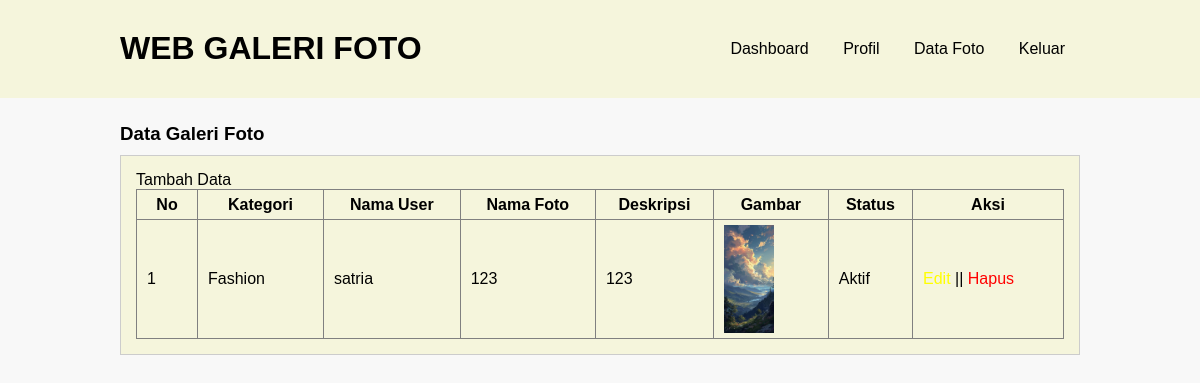
The page /data-image.php (signed in) on the database its author committed.
### tables this page shows
CREATE TABLE `tb_image` (
  `image_id` int(11) NOT NULL,
  `category_id` int(11) NOT NULL,
  `category_name` varchar(100) NOT NULL,
  `admin_id` int(11) NOT NULL,
  `admin_name` varchar(100) NOT NULL,
  `image_name` varchar(100) NOT NULL,
  `image_description` text NOT NULL,
  `image` varchar(100) NOT NULL,
  `image_status` tinyint(1) NOT NULL,
  `date_created` timestamp NOT NULL DEFAULT CURRENT_TIMESTAMP ON UPDATE CURRENT_TIMESTAMP
);

### data-image.php (the view, shortened to what this page needs)
<?php
	include 'db.php';
?>
<!DOCTYPE html PUBLIC "-//W3C//DTD XHTML 1.0 Transitional//EN" "http://www.w3.org/TR/xhtml1/DTD/xhtml1-transitional.dtd">
<html xmlns="http://www.w3.org/1999/xhtml">
<head>
<link rel="stylesheet" type="text/css" href="css/style.css">
</head>
<body>
    <header>
        <div class="container">
        <h1><a href="dashboard.php">WEB GALERI FOTO</a></h1>
        <ul>
           <li><a href="dashboard.php">Dashboard</a></li>
           <li><a href="profil.php">Profil</a></li>
           <li><a href="data-image.php">Data Foto</a></li>
           <li><a href="Keluar.php">Keluar</a></li>
        </ul>
        </div>
    </header>
    <div class="section">
        <div class="container">
            <h3>Data Galeri Foto</h3>
            <div class="box">
                <p><a href="tambah-image.php">Tambah Data</a></p>
                <table border="1" cellspacing="0" class="table">
                    <thead>
                        <tr>
                           <th width="60px">No</th>
                           <th>Kategori</th>
                           <th>Nama User</th>
                           <th>Nama Foto</th>
                           <th>Deskripsi</th>
                           <th>Gambar</th>
                           <th>Status</th>
                           <th width="150px">Aksi</th>
                        </tr>
                    </thead>
                    <tbody>
                        <?php
						    $no = 1;
							$user = $_SESSION['a_global']->admin_id;
                            $foto = mysqli_query($conn, "SELECT * FROM tb_image WHERE admin_id = '$user' ");
							if(mysqli_num_rows($foto) >0 ){
							while($row = mysqli_fetch_array($foto)){
						?>
                        <tr>
                           <td><?php echo $no++ ?></td>
                           <td><?php echo $row['category_name'] ?></td>
                           <td><?php echo $row['admin_name'] ?></td>
                           <td><?php echo $row['image_name'] ?></td>
                           <td><?php echo $row['image_description']?></td>
                           <td><a href="foto/<?php echo $row['image']?>" target="_blank"><img src="foto/<?php echo $row['image']?>" width="50px"></a></td>
                           <td><font color="#00FF00"><?php echo ($row['image_status'] == 0)? 'Tidak Aktif':'Aktif'; ?></font></td>
                           <td>
                              <a style="color:#FF0;" href="edit-image.php?id=<?php echo $row['image_id'] ?>">Edit</a> ||
                              <a style="color:#F00;" href="proses-hapus.php?idp=<?php echo $row['image_id'] ?>" onclick="return confirm('Yakin Ingin Hapus ?')">Hapus</a>
                           </td>
                        </tr>
                        <?php }}else{ ?>
                             <tr>
                                <td colspan="8">Tidak ada data</td>
                             </tr>
                        <?php } ?>
                    </tbody>
                </table>
            </div>
        </div>
    </div>
</body>
</html>

### css/style.css (style rules this page uses)
* { padding: 0; margin: 0; font-family: 'Quicksand', sans-serif; color: #000000; }
body { background-color: #f8f8f8; }
a { color: inherit; text-decoration: none; }
header { background: linear-gradient(to right, #f5f5dc, #f5f5dc); color: #fff; padding: 20px 0; text-align: center; }
header h1 { float: left; padding: 10px 0; }
header ul { float: right; }
header ul li { display: inline-block; }
header ul li a { padding: 20px 15px 20px 15px; display: inline-block; }
.container { width: 80%; margin: 0 auto; }
.container:after { content: ''; display: block; clear: both; }
.section { padding: 25px 0; }
.box { background: linear-gradient(to right, #f5f5dc, #f5f5dc); border: 1px solid #ccc; padding: 15px; box-sizing: border-box; margin: 10px 0 25px 0; }
.box:after { content: ''; display: block; clear: both; }
.table { width: 100%; border-collapse: collapse; }
.table tr { height: 30px; }
.table tr td { padding: 5px 10px; }

### rows shown on the page
tb_image: category_name "Fashion", admin_name "satria", image_name "123", image_description "123", image (picture), image_status "Aktif"
